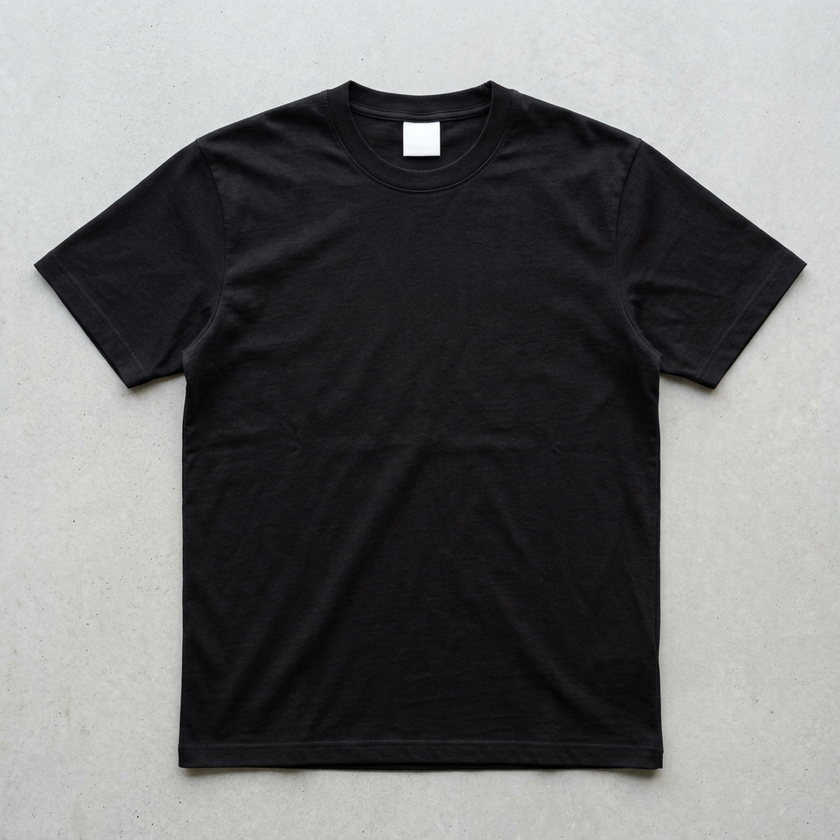
#> input picture assets/front_black.png, 840 x 840 px, shrunk from 1024 x 1024 before the run
$ python -i process_black.py   (imports and definitions only)
#> lines starting #> are read from the running program, lines starting #| are printed output that depends on the picture; after the words box and inside, x2 and y2 are one past the last pixel; in counts of white or black regions, pixels touching at a corner belong together
import cv2
import numpy as np
import glob
import shutil

def extract_flat_mask(img_path, out_path):
    img = cv2.imread(img_path)
    if img is None:
        return
    hsv = cv2.cvtColor(img, cv2.COLOR_BGR2HSV)
    lower_black = np.array([0, 0, 0])
    upper_black = np.array([180, 255, 60])
    mask = cv2.inRange(hsv, lower_black, upper_black)

    # Use rembg as it's better for flat items! Wait, we have rembg!
    return

def extract_with_rembg(img_path, out_path):
    import rembg
    from PIL import Image
    import io

    with open(img_path, 'rb') as f:
        input_data = f.read()

    # Run rembg
    output_data = rembg.remove(input_data)
    img = Image.open(io.BytesIO(output_data))

    # Convert to OpenCV
    img_cv = np.array(img)
    # The alpha channel is our mask!
    if img_cv.shape[2] == 4:
        alpha = img_cv[:,:,3]
        # Smooth and threshold
        alpha = cv2.GaussianBlur(alpha, (15,15), 0)
        _, alpha = cv2.threshold(alpha, 127, 255, cv2.THRESH_BINARY)
        out = np.zeros_like(img_cv)
        out[:,:,3] = alpha
        cv2.imwrite(out_path, out)
        print(f"rembg created mask {out_path}")

def extract_model_mask(img_path, out_path):
#> called with img_path = 'assets/front_black.png', out_path = 'out.png'
    img = cv2.imread(img_path)
#> img is the input picture: shape (840, 840, 3); mean B, G, R 113.7, 112.9, 112.5
    hsv = cv2.cvtColor(img, cv2.COLOR_BGR2HSV)
#> hsv: shape (840, 840, 3); mean H, S, V 90.3, 22, 115.1
    lower_black = np.array([0, 0, 0])
    upper_black = np.array([180, 255, 60])
    mask = cv2.inRange(hsv, lower_black, upper_black)
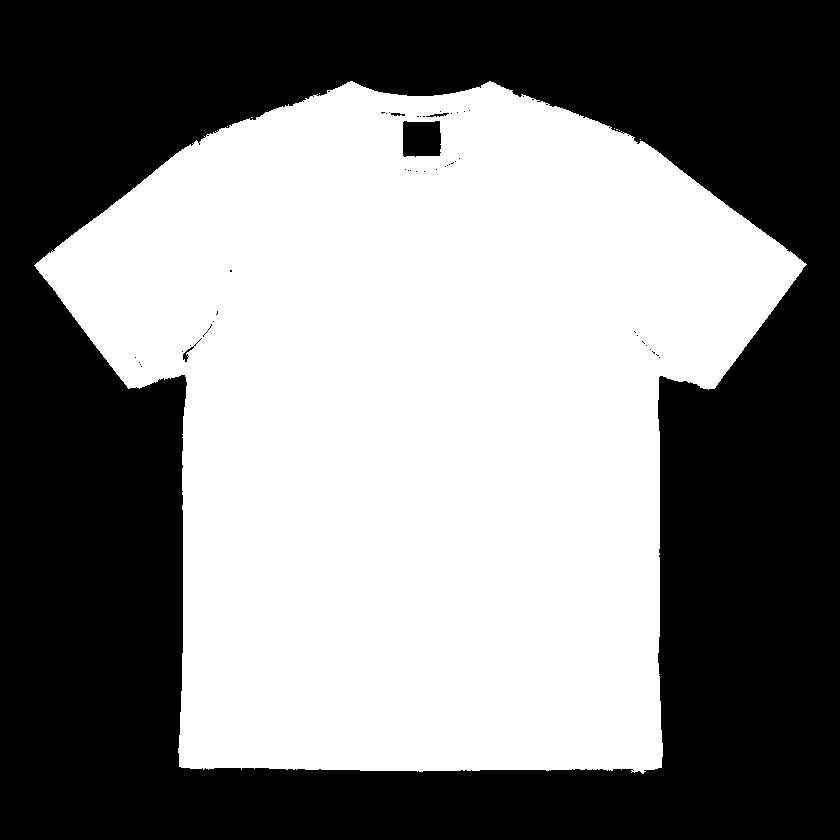
#> mask: shape (840, 840); 50.4% white; 49 black regions (44 under 20 px), largest, box (x1, y1, x2, y2) and area: (0, 0, 840, 840) 348183, (403, 121, 441, 157) 1285, (183, 338, 202, 362) 61, (426, 113, 449, 117) 44, (391, 113, 405, 116) 31

    kernel = np.ones((5,5), np.uint8)
    mask = cv2.morphologyEx(mask, cv2.MORPH_OPEN, kernel)
#> mask: shape (840, 840); 50.4% white; 35 black regions (31 under 20 px), largest, box (x1, y1, x2, y2) and area: (0, 0, 840, 840) 348403, (403, 111, 452, 157) 1375, (182, 338, 202, 362) 86, (381, 112, 405, 116) 52
    mask = cv2.morphologyEx(mask, cv2.MORPH_CLOSE, kernel)
#> mask: shape (840, 840); 50.4% white; 3 black regions

    contours, _ = cv2.findContours(mask, cv2.RETR_EXTERNAL, cv2.CHAIN_APPROX_SIMPLE)
#> contours = 1 contour; box (x1, y1, x2, y2) and area: (36, 82, 804, 771) 356018
    if contours:
        valid_contours = []
        for c in contours:
            x,y,w,h = cv2.boundingRect(c)
            if y > img.shape[0] * 0.15: # Skip top 15% (hair)
                valid_contours.append(c)
#> this loop made 1 pass
#> (x, y, w, h) on pass 1: (36, 82, 768, 689)
#> after the loop, valid_contours = []
        if valid_contours:
            largest_contour = max(valid_contours, key=cv2.contourArea)
            clean_mask = np.zeros_like(mask)
            cv2.drawContours(clean_mask, [largest_contour], -1, 255, -1)
            clean_mask = cv2.GaussianBlur(clean_mask, (15,15), 0)
            _, clean_mask = cv2.threshold(clean_mask, 127, 255, cv2.THRESH_BINARY)

            out = np.zeros((img.shape[0], img.shape[1], 4), dtype=np.uint8)
            out[:,:,3] = clean_mask
            cv2.imwrite(out_path, out)
            print(f"Created model mask {out_path}")

import os
brain_dir = '/Users/fds_2023_1/.gemini/antigravity/brain/a9dcbb1c-9e36-4eb9-ab73-db2c5b8d2201/'

# Copy generated images to assets and make masks
fronts = glob.glob(brain_dir + 'front_black_*.png')
# [3 lines not run here, left out]

backs = glob.glob(brain_dir + 'back_black_*.png')
# [3 lines not run here, left out]

collars = glob.glob(brain_dir + 'outer_collar_black_*.png')
# [3 lines not run here, left out]

tags = glob.glob(brain_dir + 'inner_tag_black_*.png')
# [3 lines not run here, left out]

males = glob.glob(brain_dir + 'model_male_black_*.png')
# [3 lines not run here, left out]

females = glob.glob(brain_dir + 'model_female_black_*.png')
# [3 lines not run here, left out]

>>> result = extract_model_mask('assets/front_black.png', 'out.png')
